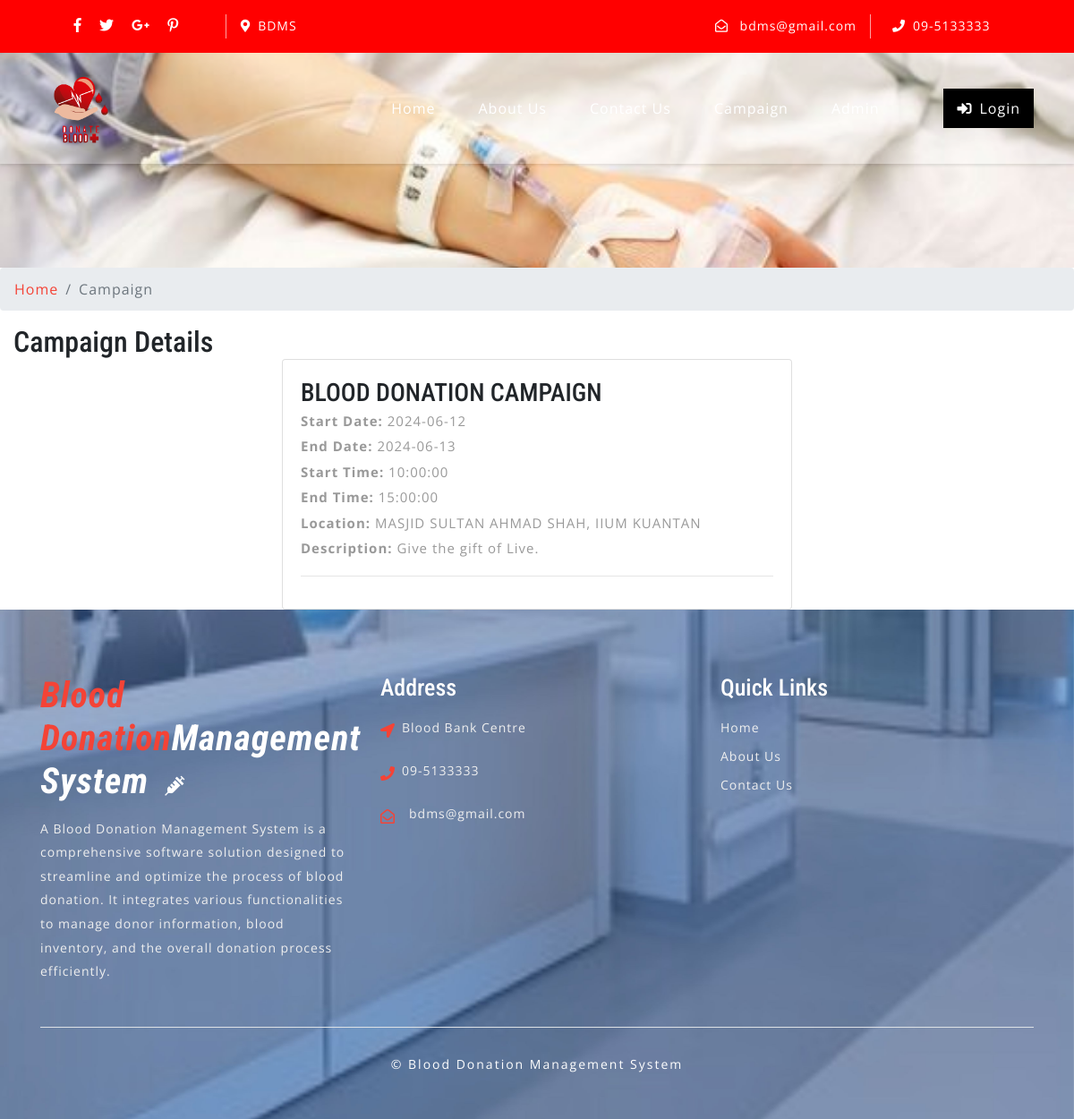
/campaign.php, run on the app's committed database.
### tables this page shows
CREATE TABLE `tblcontactusinfo` (
  `id` int(11) NOT NULL,
  `Address` tinytext DEFAULT NULL,
  `EmailId` varchar(255) DEFAULT NULL,
  `ContactNo` char(11) DEFAULT NULL
);

CREATE TABLE `campaigns` (
  `id` int(11) NOT NULL,
  `CampaignName` varchar(255) NOT NULL,
  `CampaignStartDate` date NOT NULL,
  `CampaignStartTime` time NOT NULL,
  `CampaignEndDate` date NOT NULL,
  `CampaignEndTime` time NOT NULL,
  `CampaignLocation` varchar(255) NOT NULL,
  `CampaignDescription` text NOT NULL
);

### campaign.php (the view, shortened to what this page needs)
<?php
include('includes/config.php');
?>
<!DOCTYPE html>
<html lang="zxx">
<head>
    <link rel="stylesheet" href="css/bootstrap.css">
    <link rel="stylesheet" href="css/style.css" type="text/css" media="all" />
    <link rel="stylesheet" href="css/fontawesome-all.css">
</head>
<body>
    <?php include('includes/header.php');?>
    <div class="inner-banner-w3ls">
    </div>
    <div class="breadcrumb-agile">
        <div aria-label="breadcrumb">
            <ol class="breadcrumb">
                <li class="breadcrumb-item">
                    <a href="index.php">Home</a>
                </li>
                <li class="breadcrumb-item active" aria-current="page">Campaign</li>
            </ol>
        </div>
    </div>
    <div class="container-fluid">
        <div class="row">
            <div class="col-md-12">
                <h2 class="page-title">Campaign Details</h2>
            </div>
        </div>
        <div class="row">
            <div class="col-md-6 offset-md-3">
                <div class="card">
                    <div class="card-body">
                        <?php
                        $sql = "SELECT * FROM campaigns";
                        $query = $dbh->prepare($sql);
                        $query->execute();
                        $results = $query->fetchAll(PDO::FETCH_ASSOC);
                        foreach ($results as $row) {
                        ?>
                            <h3><?php echo $row['CampaignName']; ?></h3>
                            <p><strong>Start Date:</strong> <?php echo $row['CampaignStartDate']; ?></p>
                            <p><strong>End Date:</strong> <?php echo $row['CampaignEndDate']; ?></p>
                            <p><strong>Start Time:</strong> <?php echo $row['CampaignStartTime']; ?></p>
                            <p><strong>End Time:</strong> <?php echo $row['CampaignEndTime']; ?></p>
                            <p><strong>Location:</strong> <?php echo $row['CampaignLocation']; ?></p>
                            <p><strong>Description:</strong> <?php echo $row['CampaignDescription']; ?></p>
                            <hr>
                        <?php } ?>
                    </div>
                </div>
            </div>
        </div>
    </div>
    <?php include('includes/footer.php');?>
</body>
</html>

### includes/header.php (shortened to what this page needs)
    <header>
        <div class="top-bar py-3">
            <div class="container">
                <div class="row">
                    <div class="col-lg-7 top-social-agile">
                        <div class="row">
                            <ul class="col-lg-4 col-6 top-right-info text-center">
                                <li>
                                    <a href="#">
                                        <i class="fab fa-facebook-f"></i>
                                    </a>
                                </li>
                                <li class="mx-3">
                                    <a href="#">
                                        <i class="fab fa-twitter"></i>
                                    </a>
                                </li>
                                <li>
                                    <a href="#">
                                        <i class="fab fa-google-plus-g"></i>
                                    </a>
                                </li>
                                <li class="ml-3">
                                    <a href="#">
                                        <i class="fab fa-pinterest-p"></i>
                                    </a>
                                </li>
                            </ul><?php
$sql = "SELECT * from tblcontactusinfo";
$query = $dbh -> prepare($sql);
$query->execute();
$results=$query->fetchAll(PDO::FETCH_OBJ);
if($query->rowCount() > 0)
{
foreach($results as $result)
{ ?>
                            <div class="col-6 header-top_w3layouts pl-3 text-lg-left text-center">
                                <p class="text-white">
                                    <i class="fas fa-map-marker-alt mr-2"></i>BDMS</p>
                            </div>
                        </div>
                    </div>
                    <div class="col-lg-5 top-social-agile text-lg-right text-center">
                        <div class="row">
                            <div class="col-lg-7 col-6 top-w3layouts">
                                <p class="text-white">
                                    <i class="far fa-envelope-open mr-2"></i>
                                    <a href="mailto:info@example.com" class="text-white">bdms@gmail.com</a>
                                </p>
                            </div>
                            <div class="col-lg-5 col-6 header-w3layouts pl-4 text-lg-left">
                                <p class="text-white">
                                    <i class="fas fa-phone mr-2"></i>09-5133333</p>
                            </div>
                        </div><?php } } ?>
                    </div>
                </div>
            </div>
        </div>
    </header>
    <div id="home">
        <div class="main-top py-1">
            <nav class="navbar navbar-expand-lg navbar-light fixed-navi">
                <div class="container">
                    <h1>
                        <a class="navbar-brand" href="index.php">
                        <img src="images/logo.png" alt="BDMS Logo" class="img-fluid" style="max-height: 100px;">
                        </a>
                    </h1>
                    <div class="collapse navbar-collapse text-center" id="navbarSupportedContent">
                        <ul class="navbar-nav ml-lg-auto">
                            <li class="nav-item mx-lg-4 my-lg-0 my-3">
                                <a class="nav-link" href="index.php">Home
                                </a>
                            </li>
                            <li class="nav-item mx-lg-4 my-lg-0 my-3">
                                <a class="nav-link" href="about.php">About Us</a>
                            </li>
                            <li class="nav-item mx-lg-4 my-lg-0 my-3">
                                <a class="nav-link" href="contact.php">Contact Us</a>
                            </li>
                            <li class="nav-item mx-lg-4 my-lg-0 my-3">
                                <a class="nav-link" href="campaign.php">Campaign</a>
                            </li>
                            <?php if (strlen($_SESSION['bbdmsdid']==0)) {?>
                            <li class="nav-item mx-lg-4 my-lg-0 my-3">
                                <a class="nav-link" href="admin/index.php">Admin</a>
                            </li>
                        </ul>
                        <a href="login.php" class="login-button ml-lg-5 mt-lg-0 mt-4 mb-lg-0 mb-3" >
                            <i class="fas fa-sign-in-alt mr-2"></i>Login</a><?php } ?>
                    </div>
                </div>
            </nav>
        </div>
    </div>

### includes/footer.php (shortened to what this page needs)
<footer>
    <div class="w3ls-footer-grids pt-sm-4 pt-3">
      <div class="container py-xl-5 py-lg-3">
        <div class="row">
          <div class="col-md-4 w3l-footer">
            <h2 class="mb-sm-3 mb-2">
              <a href="index.php" class="text-white font-italic font-weight-bold">
                <span>Blood Donation</span>Management System
                <i class="fas fa-syringe ml-2"></i>
              </a>
            </h2>
            <p>A Blood Donation Management System is a comprehensive software solution designed to streamline and optimize the process of blood donation.
                It integrates various functionalities to manage donor information, blood inventory,
                and the overall donation process efficiently.</p>
          </div>
          <div class="col-md-4 w3l-footer my-md-0 my-4">
            <h3 class="mb-sm-3 mb-2 text-white">Address</h3>
            <ul class="list-unstyled">
              <?php
$sql = "SELECT * from tblcontactusinfo";
$query = $dbh -> prepare($sql);
$query->execute();
$results=$query->fetchAll(PDO::FETCH_OBJ);
if($query->rowCount() > 0)
{
foreach($results as $result)
{ ?>
              <li>
                <i class="fas fa-location-arrow float-left"></i>
                <p class="ml-4">
                  <span>Blood Bank Centre </p>
                <div class="clearfix"></div>
              </li>
              <li class="my-3">
                <i class="fas fa-phone float-left"></i>
                <p class="ml-4">09-5133333</p>
                <div class="clearfix"></div>
              </li>
              <li>
                <i class="far fa-envelope-open float-left"></i>
                <a href="mailto:info@example.com" class="ml-3">bdms@gmail.com</a>
                <div class="clearfix"></div>
              </li>
            <?php } } ?></ul>
          </div>
          <div class="col-md-4 w3l-footer">
            <h3 class="mb-sm-3 mb-2 text-white">Quick Links</h3>
            <div class="nav-w3-l">
              <ul class="list-unstyled">
                <li>
                  <a href="index.php">Home</a>
                </li>
                <li class="mt-2">
                  <a href="about.php">About Us</a>
                </li>
                <li class="mt-2">
                  <a href="contact.php">Contact Us</a>
                </li>
              </ul>
            </div>
          </div>
        </div>
        <div class="border-top mt-5 pt-lg-4 pt-3 pb-lg-0 pb-3 text-center">
          <p class="copy-right-grids mt-lg-1">©  Blood Donation Management System
          </p>
        </div>
      </div>
    </div>
  </footer>

### css/style.css (style rules this page uses)
body { padding: 0; margin: 0; background: #FFF; font-family: 'Open Sans', sans-serif; }
body a { transition: 0.5s all; -webkit-transition: 0.5s all; -moz-transition: 0.5s all; -o-transition: 0.5s all; -ms-transition: 0.5s all; text-decoration: none; }
h1, h2, h3, h4, h5, h6 { margin: 0; padding: 0; font-family: 'Roboto Condensed', sans-serif; }
p { margin: 0; padding: 0; font-family: 'Open Sans', sans-serif; font-size: 15px; letter-spacing: 1px; line-height: 1.9; color: #999; }
ul, ol { margin: 0; padding: 0; }
.top-bar { background: red; }
.top-right-info li i { color: #fff; transition: 0.5s all; -webkit-transition: 0.5s all; -moz-transition: 0.5s all; -o-transition: 0.5s all; -ms-transition: 0.5s all; }
.top-right-info li { display: inline-block; }
.header-top_w3layouts p, .header-w3layouts p, .top-w3layouts p { font-size: 14px; }
.header-top_w3layouts, .header-w3layouts { border-left: 1px solid rgba(255, 255, 255, 0.63); }
div#home { position: relative; }
.main-top { position: absolute; z-index: 999; width: 100%; background: rgba(255, 255, 255, 0.26); box-shadow: 0 2px 3px 0 rgba(0, 0, 0, 0.1); -webkit-transition: background-color .1s ease-in-out; -moz-transition: background-color .1s ease-in-out; -ms-transition: background-color .1s ease-in-out; -o-transition: background-color .1s ease-in-out; transition: background-color .1s ease-in-out; }
.navbar-light .navbar-nav .nav-link { padding: 0; color: #fff; background: transparent; font-size: 16px; letter-spacing: 1px; }
nav.fixed-navi ul { list-style: none; margin: 0; padding: 0; }
nav.fixed-navi ul li { float: left; }
a.navbar-brand { color: #f44336; font-size: 50px; padding: 0; }
.navbar-light .navbar-brand, .navbar-light .navbar-brand:hover, .navbar-light .navbar-brand:focus, .w3l-footer h2 a span { color: #f44336; }
a.navbar-brand i, .w3l-footer h2 a i { color: #fff; font-size: 22px; }
a.login-button { color: #fff; letter-spacing: 1px; font-size: 16px; padding: 10px 15px; background: #000; display: inline-block; }
footer { background: url(../images/bg3.jpg) no-repeat center fixed; background-size: cover; -webkit-background-size: cover; -moz-background-size: cover; -o-background-size: cover; -moz-background-size: cover; }
.w3l-footer h2 a { font-size: 40px; letter-spacing: 1px; }
.w3l-footer h3 { font-size: 26px; }
.w3l-footer p, .w3l-footer p a, .w3l-footer ul li a { font-size: 14px; color: #efefef; letter-spacing: 1px; }
.w3l-footer ul li i { color: #f44336; line-height: 2; }
p.copy-right-grids { font-size: 14px; color: #fff; letter-spacing: 2px; }
.inner-banner-w3ls { background: url(../images/banner3.jpg) no-repeat center; background-size: cover; -webkit-background-size: cover; -moz-background-size: cover; -o-background-size: cover; -moz-background-size: cover; height: 20vw; }
.breadcrumb li a { color: #f44336; }
.breadcrumb li { letter-spacing: 1px; color: #000; }

### data on the page
campaigns: CampaignName "BLOOD DONATION CAMPAIGN", CampaignStartDate "2024-06-12", CampaignEndDate "2024-06-13", CampaignStartTime "10:00:00", CampaignEndTime "15:00:00", CampaignLocation "MASJID SULTAN AHMAD SHAH, IIUM KUANTAN", CampaignDescription "Give the gift of Live."
